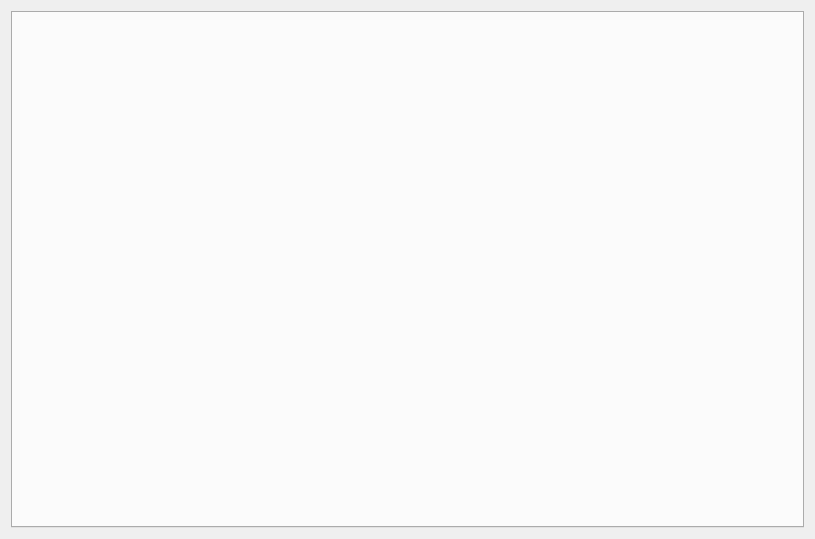
<?xml version="1.0" encoding="UTF-8"?>
<ui version="4.0">
 <class>FocusManager</class>
 <widget class="QWidget" name="FocusManager">
  <property name="geometry">
   <rect>
    <x>0</x>
    <y>0</y>
    <width>815</width>
    <height>539</height>
   </rect>
  </property>
  <layout class="QVBoxLayout" name="wholeLayout" stretch="0">
   <item>
    <widget class="QTabWidget" name="focusTabs">
     <property name="currentIndex">
      <number>-1</number>
     </property>
    </widget>
   </item>
  </layout>
 </widget>
 <resources/>
 <connections/>
</ui>
